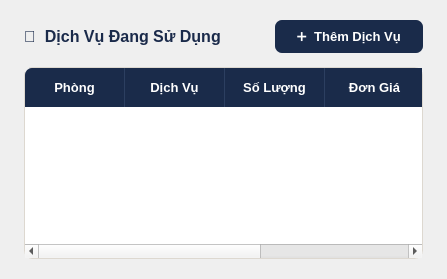
         <widget class="QWidget" name="pg_services">
          <layout class="QVBoxLayout" name="svcPageLayout">
           <property name="spacing">
            <number>14</number>
           </property>
           <property name="leftMargin">
            <number>24</number>
           </property>
           <property name="topMargin">
            <number>20</number>
           </property>
           <property name="rightMargin">
            <number>24</number>
           </property>
           <property name="bottomMargin">
            <number>20</number>
           </property>
           <item>
            <layout class="QHBoxLayout">
             <item>
              <widget class="QLabel" name="label">
               <property name="styleSheet">
                <string notr="true">color:#1A2A4A; font-size:16px; font-weight:bold; border:none;</string>
               </property>
               <property name="text">
                <string>🧾  Dịch Vụ Đang Sử Dụng</string>
               </property>
              </widget>
             </item>
             <item>
              <spacer>
               <property name="orientation">
                <enum>Qt::Horizontal</enum>
               </property>
               <property name="sizeHint" stdset="0">
                <size>
                 <width>40</width>
                 <height>20</height>
                </size>
               </property>
              </spacer>
             </item>
             <item>
              <widget class="QPushButton" name="btn_svc_add">
               <property name="styleSheet">
                <string notr="true">QPushButton {
    background-color: #1A2B4A;
    color: #FFFFFF;
    border: none;
    border-radius: 7px;
    padding: 9px 22px;
    font-size: 13px;
    font-weight: bold;
}
QPushButton:hover { background-color: #C9A84C; color: #1A2A4A; }</string>
               </property>
               <property name="text">
                <string>➕  Thêm Dịch Vụ</string>
               </property>
              </widget>
             </item>
            </layout>
           </item>
           <item>
            <widget class="QTableWidget" name="tbl_services_used">
             <property name="styleSheet">
              <string notr="true">QTableWidget {
    background-color: #FFFFFF;
    alternate-background-color: #F5F3EE;
    border: 1px solid #DDD8D0;
    border-radius: 8px;
    gridline-color: #E8E4DC;
    font-size: 13px;
    outline: none;
}
QTableWidget::item { padding: 9px 12px; color: #1A2B4A; border: none; }
QTableWidget::item:selected { background-color: #D6E8F7; color: #1A2B4A; }
QHeaderView::section {
    background-color: #1A2B4A; color: #FFFFFF;
    font-weight: bold; font-size: 13px;
    padding: 10px 12px; border: none; border-right: 1px solid #2C3F60;
}
QHeaderView::section:first { border-top-left-radius: 7px; }
QHeaderView::section:last  { border-top-right-radius: 7px; border-right: none; }
QScrollBar:vertical { background:#F0EDE6; width:8px; border-radius:4px; }
QScrollBar::handle:vertical { background:#C9A84C; border-radius:4px; min-height:30px; }
              </string>
             </property>
             <property name="alternatingRowColors">
              <bool>true</bool>
             </property>
             <property name="selectionBehavior">
              <enum>QAbstractItemView::SelectRows</enum>
             </property>
             <property name="showGrid">
              <bool>false</bool>
             </property>
             <attribute name="horizontalHeaderStretchLastSection">
              <bool>true</bool>
             </attribute>
             <attribute name="verticalHeaderVisible">
              <bool>false</bool>
             </attribute>
             <column>
              <property name="text">
               <string>Phòng</string>
              </property>
             </column>
             <column>
              <property name="text">
               <string>Dịch Vụ</string>
              </property>
             </column>
             <column>
              <property name="text">
               <string>Số Lượng</string>
              </property>
             </column>
             <column>
              <property name="text">
               <string>Đơn Giá</string>
              </property>
             </column>
             <column>
              <property name="text">
               <string>Thành Tiền</string>
              </property>
             </column>
            </widget>
           </item>
          </layout>
         </widget>
